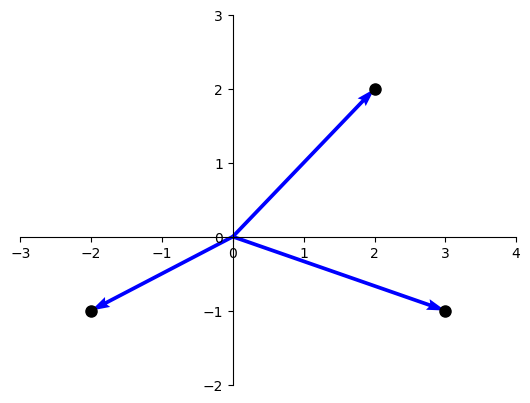

Here is the Python script that generated this plot:

import numpy as np
import matplotlib.pyplot as plt

filename = "R1.3.1.png"

fig = plt.figure()
ax = plt.gca()
ax.spines['left'].set_position('zero')
ax.spines['right'].set_color('none')
ax.spines['bottom'].set_position('zero')
ax.spines['top'].set_color('none')

# Points
x1 = [-2]
y1 = [-1]
x2 = [3]
y2 = [-1]
x3 = [2]
y3 = [2]

soa = np.array([[0, 0, -2, -1], [0, 0, 3, -1], [0, 0, 2, 2]])
X, Y, U, V = zip(*soa)
ax.quiver(X, Y, U, V, angles='xy', scale_units='xy', scale=1, color=['blue', 'blue', 'blue'])
ax.plot(x1, y1, marker="o", markersize=8, markeredgecolor="black", markerfacecolor="black")
ax.plot(x2, y2, marker="o", markersize=8, markeredgecolor="black", markerfacecolor="black")
ax.plot(x3, y3, marker="o", markersize=8, markeredgecolor="black", markerfacecolor="black")
ax.set_xlim([-3, 4])
ax.set_ylim([-2, 3])

# remove the ticks from the top and right edges
ax.xaxis.set_ticks_position('bottom')
ax.yaxis.set_ticks_position('left')

#plt.show()
plt.savefig("img/" + filename, bbox_inches='tight')